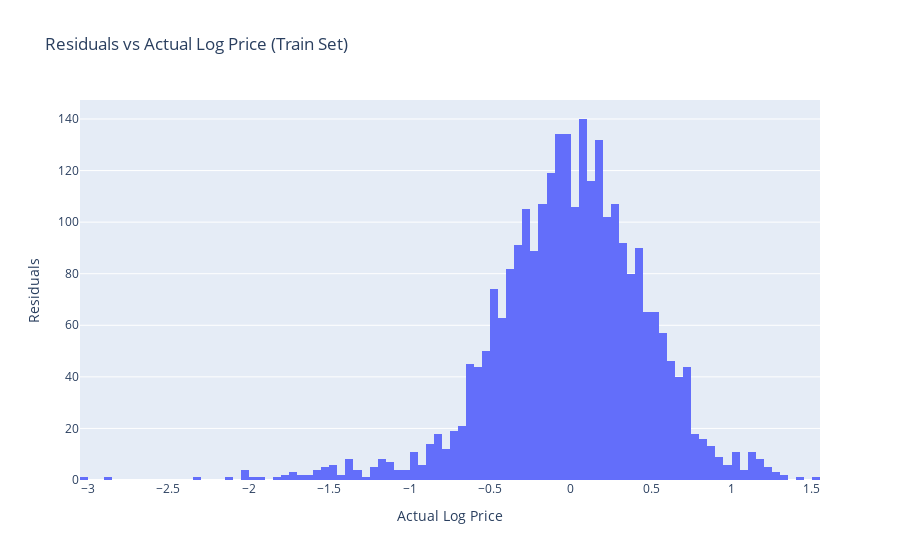

Source (notebook cell):
### Markdown cell above
We have trained and tested our Regression model. We have computed the $R^2$ to test the accuracy our model without feature selection. So, the current accuracy is around $70\%$.

### Code cell
# Plot the residuals
fig = go.Figure()
fig.add_trace(go.Histogram(x=y_train - y_hat, name='Residuals'))
fig.update_layout(title_text="Residuals vs Actual Log Price (Train Set)", xaxis_title="Actual Log Price", yaxis_title="Residuals")
fig.show()

### Figure 1 — Plotly figure (JSON) as saved in the notebook; plotly's stock layout.template omitted (floating-point values rounded to 4 significant figures; data arrays with more than 128 entries replaced by an {"elided": "..."} marker saying what was removed)
{"data": [{"name": "Residuals", "type": "histogram", "x": {"elided": "2706 float values"}}], "layout": {"title": {"text": "Residuals vs Actual Log Price (Train Set)"}, "xaxis": {"title": {"text": "Actual Log Price"}}, "yaxis": {"title": {"text": "Residuals"}}}}
